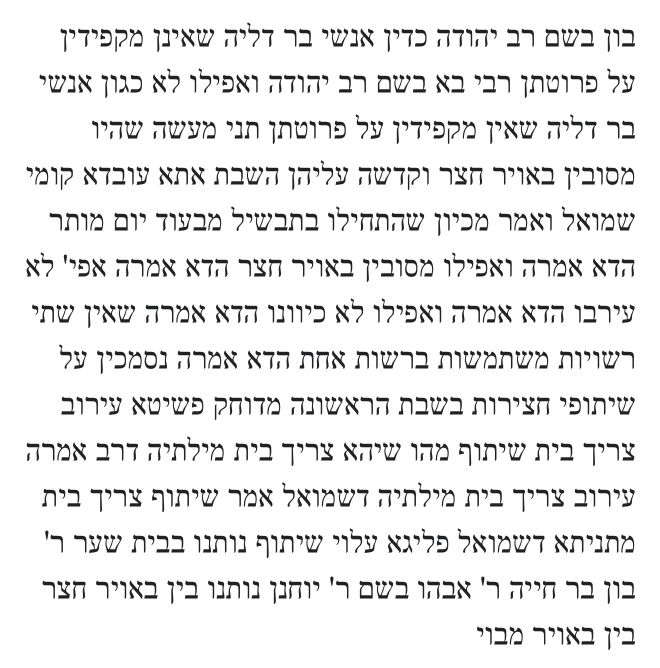
#> input picture content-kit/yesha/2026-11-reel-bar-dalia/map/source-gemara.jpg, 1320 x 1335 px (shown at 1/2 size)
$ python make_gemara.py source-gemara.jpg
#> lines starting #> are read from the running program, lines starting #| are printed output that depends on the picture
"""Gemara beat (9:16): parchment-toned page, slow push, gold highlighter sweeps across 'אנשי בר דליה' (both mentions)."""
import os, sys, glob, subprocess
import numpy as np
from PIL import Image, ImageDraw, ImageFont, ImageFilter, ImageOps
HERE = os.path.dirname(os.path.abspath(__file__))
SEC = '/tmp/claude-0/-home-user-The-tur/1a5819ee-0cc0-5045-b086-4a8a80216453/scratchpad/shalev/fonts/SecularOne.ttf'
W, H, FPS = 1080, 1920, 30; BLUE = (0x25, 0x66, 0xA2); WHITE = (255, 255, 255)
def F(p, s): return ImageFont.truetype(p, s, layout_engine=ImageFont.Layout.RAQM)
def eo(x): x = max(0., min(1., x)); return 1 - (1 - x) ** 3
src = ImageOps.grayscale(Image.open(HERE + '/source-gemara.jpg'))
page = ImageOps.colorize(src, black=(52, 34, 18), white=(238, 224, 192))          # ink on parchment
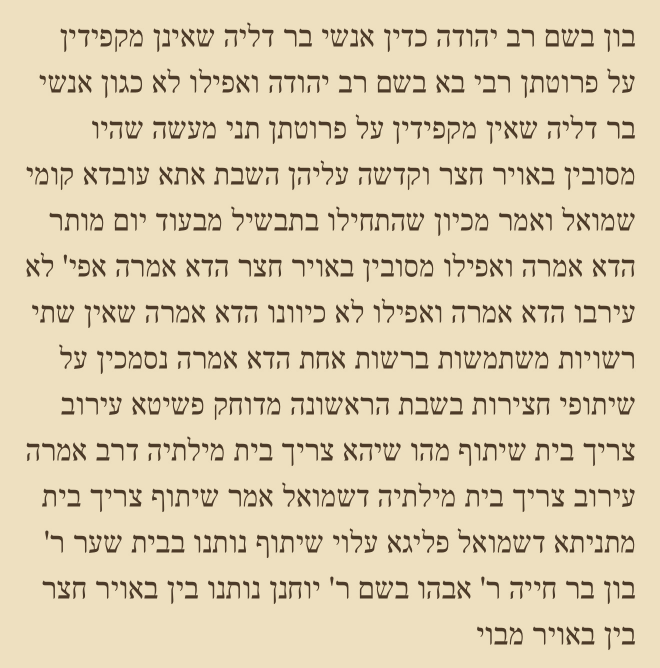
#> page: PIL image 1320x1335 RGB (shown at 1/2 size); mean R, G, B 224.3, 210, 179.2
n = (np.random.default_rng(3).normal(0, 7, (page.height, page.width, 1))).astype(np.int16)
page = Image.fromarray(np.clip(np.asarray(page).astype(np.int16) + n, 0, 255).astype('uint8'))
vig = Image.new('L', page.size, 0); vd = ImageDraw.Draw(vig)
#> after `vig = Image.new('L', page.size, 0)`: vig: PIL image 1320x1335 L; every value is 0
for k in range(60): vd.rectangle((k * 4, k * 4, page.width - k * 4, page.height - k * 4), outline=int(120 * (1 - k / 60)))
page = Image.composite(Image.new('RGB', page.size, (90, 60, 30)), page, vig.filter(ImageFilter.GaussianBlur(30)))
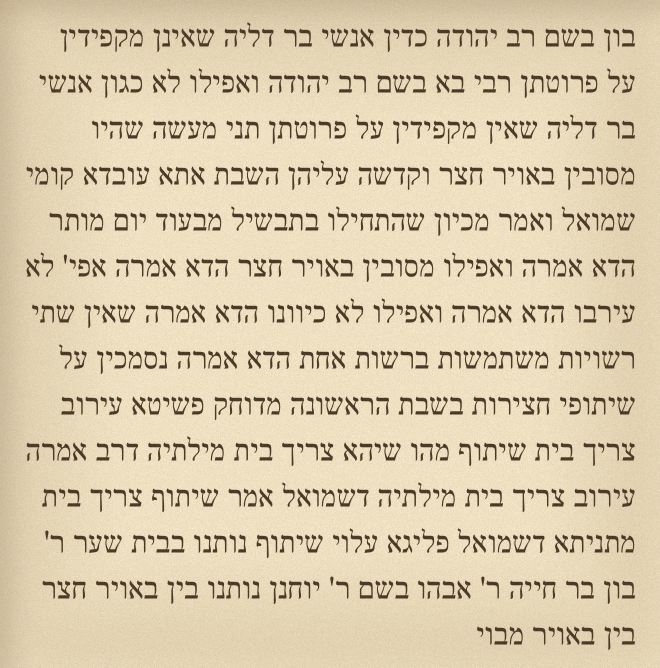
#> page: PIL image 1320x1335 RGB (shown at 1/2 size); mean R, G, B 218.6, 203.7, 172.9
HL = [(430, 52, 765, 118), (54, 160, 170, 216), (1040, 238, 1275, 302)]     # 'אנשי בר דליה' (line 1), 'אנשי' + 'בר דליה' (lines 2-3)
S = W / 1320; PGs = page.resize((W, int(page.height * S)), Image.LANCZOS)
#> after `PGs = page.resize((W, int(page.height * S)), Image.LANCZOS)`:
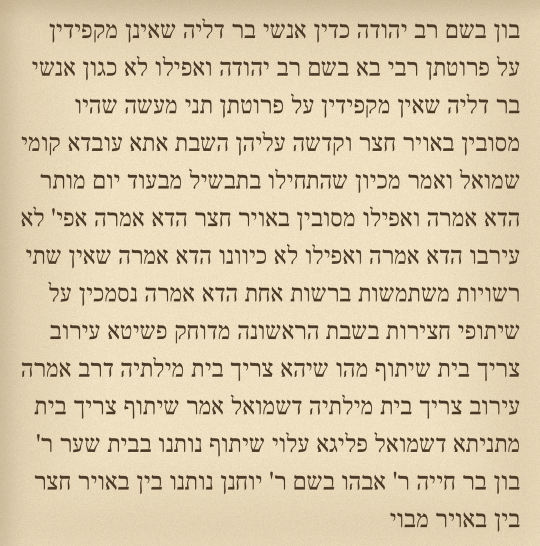
#> PGs: PIL image 1080x1092 RGB (shown at 1/2 size); mean R, G, B 218.6, 203.7, 172.9
CANVAS = Image.new('RGB', (W, H), (40, 28, 16)); CANVAS.paste(PGs, (0, (H - PGs.height) // 2)); OY = (H - PGs.height) // 2
#> after `CANVAS = Image.new('RGB', (W, H), (40, 28, 16))`:
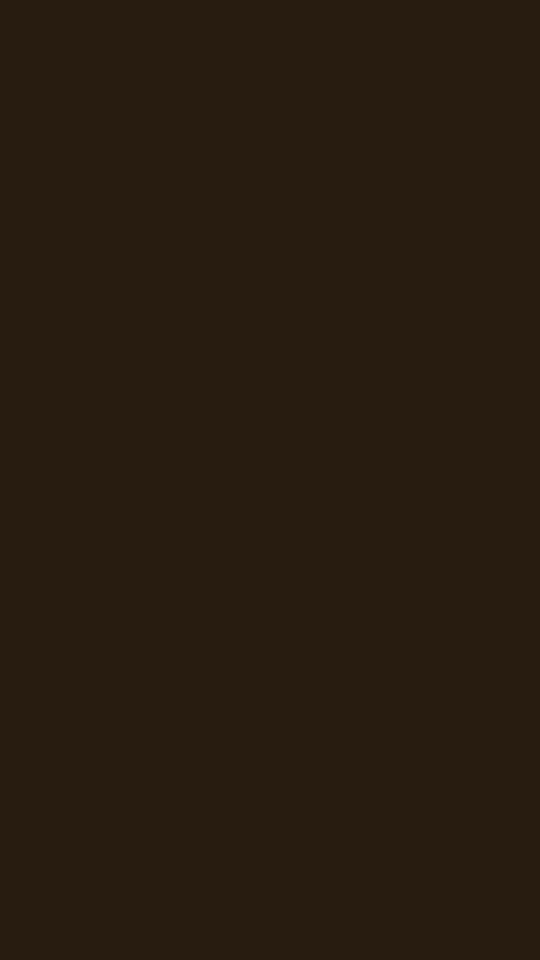
#> CANVAS: PIL image 1080x1920 RGB (shown at 1/2 size); mean R, G, B 40, 28, 16
#> after `CANVAS.paste(PGs, (0, (H - PGs.height) // 2))`:
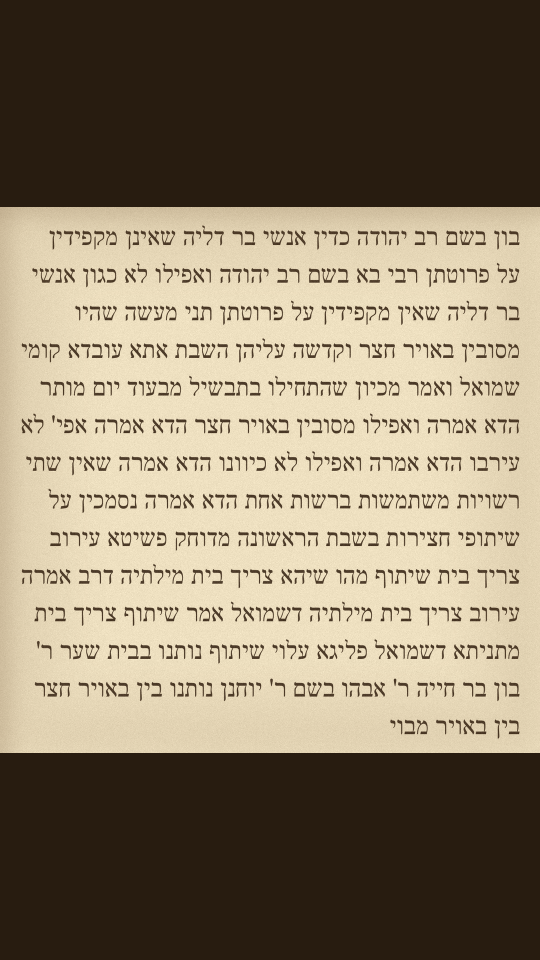
#> CANVAS: PIL image 1080x1920 RGB (shown at 1/2 size); mean R, G, B 141.6, 127.9, 105.2
#> after `OY = (H - PGs.height) // 2`: OY = 414
def frame(t, T=5.4):
    k1 = eo(t / 2.6) * .12; k2 = eo((t - 2.6) / (T - 2.6)) if t > 2.6 else 0
    z = 1.0 + k1 + .55 * k2
    tx, ty = 600 * S, 85 * S + OY                                              # final focus: line 1
    cx = W / 2 + (tx - W / 2) * k2; cy = H / 2 + (ty + 260 - H / 2) * k2
    w, h = W / z, H / z; cx = min(max(cx, w / 2), W - w / 2); cy = min(max(cy, h / 2), H - h / 2)
    im = CANVAS.crop((int(cx - w / 2), int(cy - h / 2), int(cx + w / 2), int(cy + h / 2))).resize((W, H), Image.BILINEAR).convert('RGBA')
    def sp(x, y): return (W / 2 + (x * S - cx) * z, H / 2 + (y * S + OY - cy) * z)
    lay = Image.new('RGBA', (W, H), (0, 0, 0, 0)); d = ImageDraw.Draw(lay)
    for i, (x0, y0, x1, y1) in enumerate(HL):
        st = .5 + i * .55; p = eo((t - st) / .5)
        if p <= 0: continue
        a = sp(x0, y0); b = sp(x1, y1); xr = b[0]; xl = xr - (b[0] - a[0]) * p
        d.rounded_rectangle((xl - 5, a[1] + 3, xr + 5, b[1] + 2), 7, fill=(255, 205, 60, 120))
    im.alpha_composite(lay)
    lab = 'תלמוד ירושלמי'; f = F(SEC, 54); dd = ImageDraw.Draw(im); tw = dd.textlength(lab, font=f, direction='rtl')
    L = Image.new('RGBA', (int(tw) + 60, 90), (0, 0, 0, 0)); ld = ImageDraw.Draw(L); ld.rounded_rectangle((0, 0, L.width - 1, 89), 14, fill=BLUE); ld.text((L.width / 2, 12), lab, font=f, fill=WHITE, anchor='ma', direction='rtl')
    L.putalpha(L.getchannel('A').point(lambda v: int(v * eo((t - .2) / .4)))); im.alpha_composite(L, (int(W / 2 - L.width / 2), 260))
    return im.convert('RGB')
if __name__ == '__main__':
    if 'stills' in sys.argv:
        ims = [frame(x).resize((270, 480)) for x in [.3, 1.4, 2.6, 5.2]]; sh = Image.new('RGB', (4 * 274, 480), WHITE)
        for i, x in enumerate(ims): sh.paste(x, (i * 274, 0))
        sh.save(HERE + '/gemara-stills.jpg'); sys.exit()

$ run again, with content-kit/yesha/2026-11-reel-bar-dalia/map/source-map.jpg copied over content-kit/yesha/2026-11-reel-bar-dalia/map/source-gemara.jpg
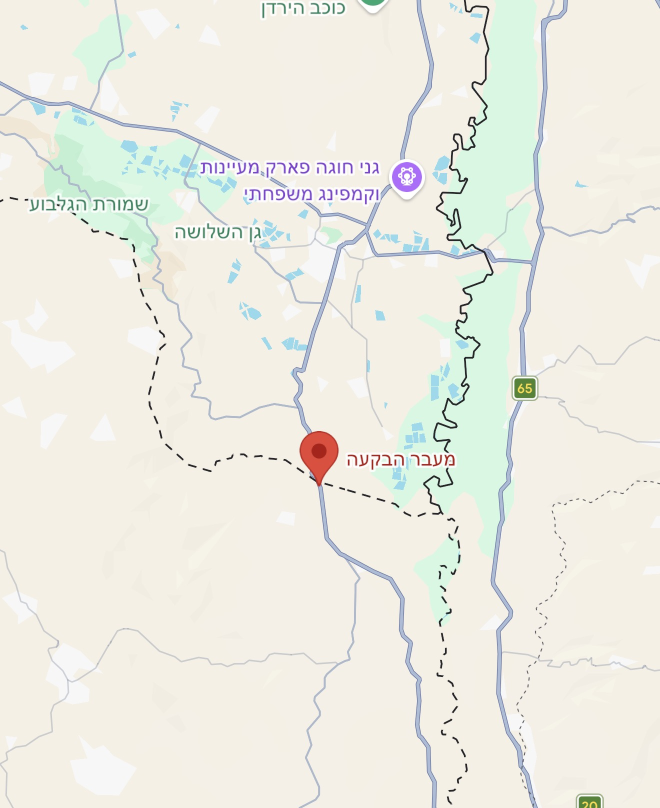
#> input picture content-kit/yesha/2026-11-reel-bar-dalia/map/source-map.jpg, 1320 x 1616 px (shown at 1/2 size)
#> vig: PIL image 1320x1616 L; every value is 0
#> `page = Image.composite(Image.new('RGB', page.size, (90, 60, 30)), page..`:
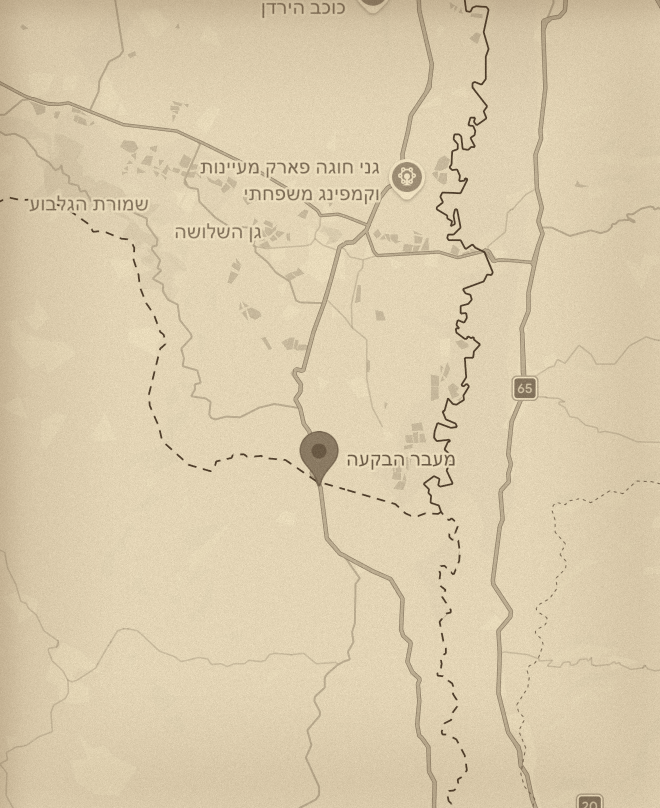
#> page: PIL image 1320x1616 RGB (shown at 1/2 size); mean R, G, B 218.5, 203, 172.4
#> `CANVAS.paste(PGs, (0, (H - PGs.height) // 2))`:
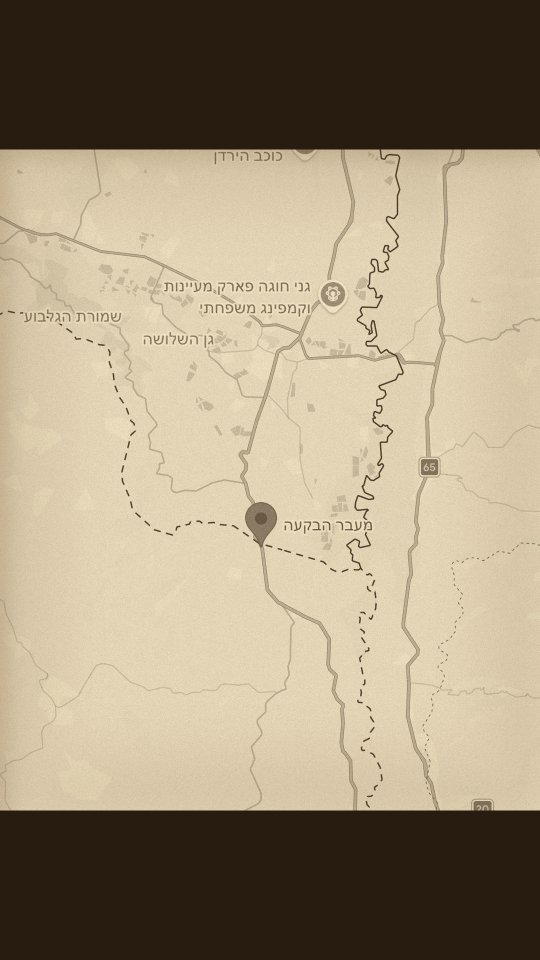
#> CANVAS: PIL image 1080x1920 RGB (shown at 1/2 size); mean R, G, B 162.9, 148.5, 123.7
